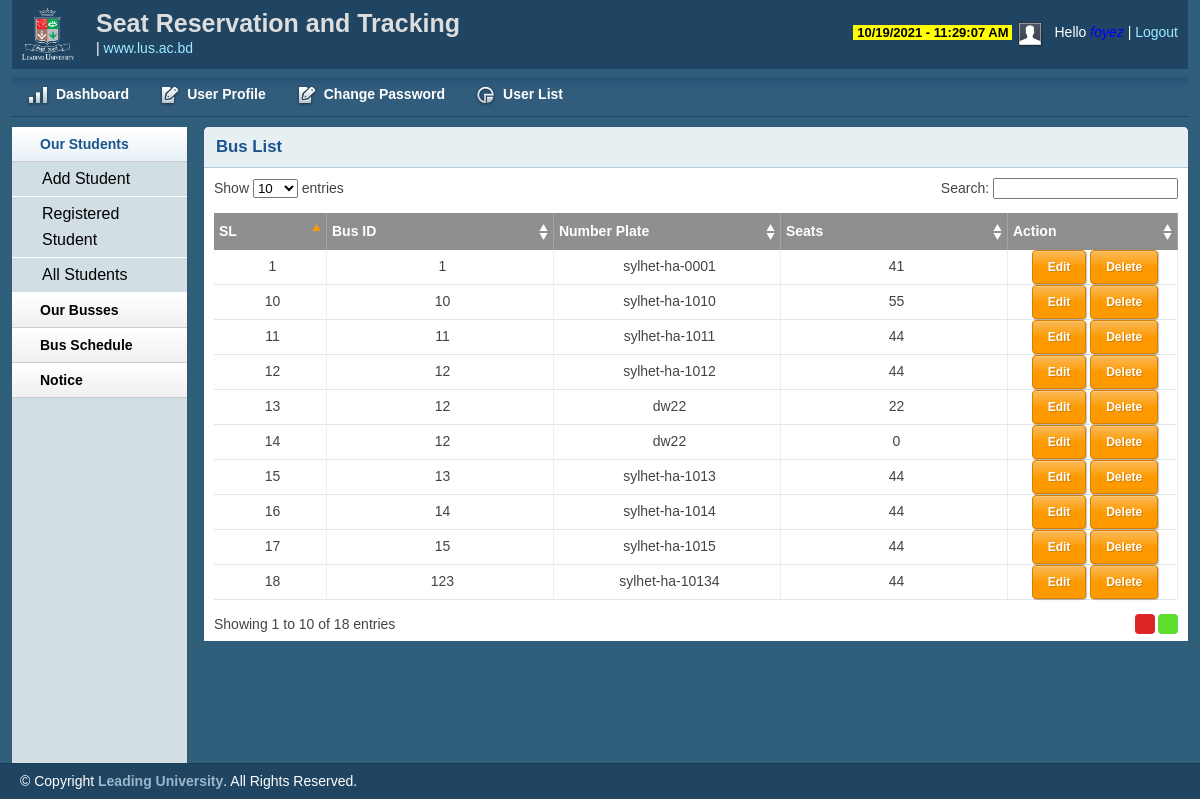
The app's page /admin/buslist.php (signed in) with its own data.
### tables this page shows
CREATE TABLE `tbl_bus` (
  `busid` int(255) NOT NULL,
  `nplate` varchar(255) NOT NULL,
  `seats` int(255) NOT NULL,
  `status` int(11) NOT NULL
);

### lib/Database.php (called while the page is built, shortened)
<?php
Class Database{
	public $host   = DB_HOST;
	public $user   = DB_USER;
	public $pass   = DB_PASS;
	public $dbname = DB_NAME;
	public $link;
	private function connectDB(){
	$this->link = new mysqli($this->host, $this->user, $this->pass, $this->dbname);
 }
	public function select($query){
		$result = $this->link->query($query) or die($this->link->error.__LINE__);
		if($result->num_rows > 0){
			return $result;
		} else {
			return false;
		}
	}
}

### classes/Bus.php (called while the page is built, shortened)
<?php
	$filepath= realpath(dirname(__FILE__));
	include_once ($filepath.'/../lib/Database.php');
?>
<?php
	class Bus{
		private $db;
		public function __construct(){
			$this->db=new Database();
		}
		public function busList(){
			$query="select * from tbl_bus order by busid ASC";
			$getBus=$this->db->select($query);
			return $getBus;
		}
	}
?>

### lib/Session.php (called while the page is built, shortened)
<?php
class Session{
	public static function get($key){
		 if(isset($_SESSION[$key])){
		 	return $_SESSION[$key];
		 }else{
		 	return false;
		 }
	}
}
?>

### admin/buslist.php (the view, shortened to what this page needs)
<?php include 'inc/header.php';?>
<?php include 'inc/sidebar.php';?>
<?php
    $userid=Session::get('id');
    $role=Session::get('role');
?>
<?php
  $bus=new Bus();
?>
        <div class="grid_10">
            <div class="box round first grid">
                <h2>Bus List</h2>
                <div class="block">
                    <table class="data display datatable" id="example">
					<thead>
						<tr>
							<th width='10%'>SL</th>
							<th width='20%'>Bus ID</th>
							<th width='20%'>Number Plate</th>
							<th width='20%'>Seats</th>
							<th width='15%'>Action</th>
						</tr>
					</thead>
					<tbody>
					<?php
						$i=0;
						$getBus=$bus->busList();
						if($getBus){
							while($result=$getBus->fetch_assoc()){
								$i++;
					?>
						<tr class="odd gradeX">
							<td><?php echo $i;?></td>
							<td><?php echo $result['busid'];?></td>
							<td><?php echo $result['nplate'];?></td>
							<td><?php echo $result['seats'];?></td>
						<?php
                        if($role=='BusAdmin' || $userid=='1001'){?>
							<td>
								<a class='btn' href="busedit.php?busid=<?php echo $result['busid'];?>">Edit</a>
								<span><a class='btn' onclick="return confirm('Are you sure to confirm?')" href="?busid=<?php echo $result['busid'];?>">Delete</a></span>
							</td>
						<?php }else{ ?>
						   <td style="text-align:center;">
						       <a class='btn' style="background-color: #ef4545">Resticted</a>
						   </td>
						<?php }?>
						</tr>
					<?php } }
					else{
						echo "<span class='error'>Buses info Not Found<span>";
					}?>
					</tbody>
				</table>
               </div>
            </div>
        </div>
<?php include 'inc/footer.php';?>

### admin/css/layouts.css (style rules this page uses)
body { background: #fff none repeat scroll 0 0; color: #444; font-size: 14px; padding: 0; }
a { color: #000; font-weight:bold; text-decoration: none; }
h1, h2, h3, h4, h5, h6 { line-height:1.2em; margin-bottom:.3em; }
h2 { margin-top:1em; }
.box { background:#fff; margin-bottom:20px; padding:10px 10px 10px 10px; margin-left:-8px; }
.box.grid { padding-bottom:40px; }
.box.round { -moz-border-radius: 5px 5px 0px 0px; -webkit-border-radius: 5px 5px 0px 0px; border-radius: 5px 5px 0px 0px; }
.box h2 { font-size:1.2em; font-weight:bold; color:#1B548D; background:#E6F0F3; margin:-10px -10px 0 -10px; padding:10px 12px; border-bottom:1px solid #B3CBD6; -moz-border-radius: 5px 5px 0px 0px; -webkit-border-radius: 5px 5px 0px 0px; border-radius: 5px 5px 0px 0px; }
.box.first { min-height: 406px; }
.block { padding-top:10px; }
.block { padding-bottom:1px; }
table.display { margin: 0 auto; clear: both; width: 100%; }
table.display th { border-right: 1px solid #ada19f; }
.sorting_asc { background: #8f8f8f url(../img/table/sort_asc.png) no-repeat center right; padding:8px 5px; text-align:left; color:#fff; }
.sorting { background:#8f8f8f url(../img/table/sort_both.png) no-repeat center right; padding:8px 5px; text-align:left; color:#fff; }
tr.odd { height: 30px; line-height: 30px; border-bottom:1px solid #e6e6e6; }
tr.even { height: 30px; line-height: 30px; border-bottom:1px solid #e6e6e6; }
tr.odd td, tr.even td { padding-left:5px; border-right:1px solid #eeeeee; }
.btn, .btn-icon, .btn-mini { background-repeat: repeat-x; color: #FFF; font-weight: bold; display: inline-block; text-decoration: none; border-width: 1px; border-style: solid; padding: 0 15px 4px; *padding: 0 7px 4px; margin: 0; text-shadow: 1px 1px 1px rgba(0,0,0,.2); -moz-box-shadow: 1px 1px 1px rgba(0,0,0,.25); -webkit-box-shadow: 1px 1px 1px rgba(0,0,0,.25); -moz-border-radius: 4px; -webkit-border-radius: 4px; filter: progid:DXImageTransform.Microsoft.Shadow(color=#999999,direction=135,strength=2); cursor: pointer; position: relative; }
.btn, .btn-icon { background-position: 0 -80px; font-size: 12px; height: 32px; line-height: 29px; }
a.btn, a.btn-icon { height: 32px; line-height: 32px; padding-bottom: 0; }
.btn, .btn-icon, .btn-mini, .btn:visited, .btn-icon:visited, .btn-mini:visited { background-image: url(../img/bg-lite.png); background-color: #F90; border-color: #D58000; color: #FFF; }

### admin/buslist.php (style rules this page uses)
.odd,.gradeX td { text-align: center; }

### records on screen
tbl_bus: busid "1", nplate "sylhet-ha-0001", seats "41"
tbl_bus: busid "10", nplate "sylhet-ha-1010", seats "55"
tbl_bus: busid "11", nplate "sylhet-ha-1011", seats "44"
tbl_bus: busid "12", nplate "sylhet-ha-1012", seats "44"
tbl_bus: busid "12", nplate "dw22", seats "22"
tbl_bus: busid "12", nplate "dw22", seats "0"
tbl_bus: busid "13", nplate "sylhet-ha-1013", seats "44"
tbl_bus: busid "14", nplate "sylhet-ha-1014", seats "44"
tbl_bus: busid "15", nplate "sylhet-ha-1015", seats "44"
tbl_bus: busid "123", nplate "sylhet-ha-10134", seats "44"

### other values on screen
Session::get('username') "foyez"
